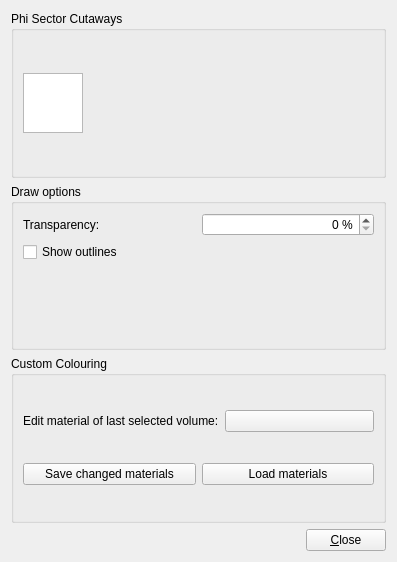
<?xml version="1.0" encoding="UTF-8"?>
<ui version="4.0">
 <class>GeoSysSettingsDisplayForm</class>
 <widget class="QWidget" name="GeoSysSettingsDisplayForm">
  <property name="geometry">
   <rect>
    <x>0</x>
    <y>0</y>
    <width>397</width>
    <height>562</height>
   </rect>
  </property>
  <property name="windowTitle">
   <string>Form</string>
  </property>
  <layout class="QVBoxLayout" name="verticalLayout_2">
   <item>
    <widget class="QGroupBox" name="groupBox">
     <property name="title">
      <string>Phi Sector Cutaways</string>
     </property>
     <layout class="QHBoxLayout" name="horizontalLayout_2">
      <item>
       <widget class="PhiSectionWidget" name="phisectionwidget">
        <property name="sizePolicy">
         <sizepolicy hsizetype="Fixed" vsizetype="Fixed">
          <horstretch>0</horstretch>
          <verstretch>0</verstretch>
         </sizepolicy>
        </property>
        <property name="maximumSize">
         <size>
          <width>60</width>
          <height>60</height>
         </size>
        </property>
       </widget>
      </item>
      <item>
       <spacer name="horizontalSpacer">
        <property name="orientation">
         <enum>Qt::Horizontal</enum>
        </property>
        <property name="sizeHint" stdset="0">
         <size>
          <width>70</width>
          <height>20</height>
         </size>
        </property>
       </spacer>
      </item>
     </layout>
    </widget>
   </item>
   <item>
    <widget class="QGroupBox" name="groupBox_5">
     <property name="title">
      <string>Draw options</string>
     </property>
     <layout class="QVBoxLayout" name="verticalLayout">
      <item>
       <layout class="QHBoxLayout" name="horizontalLayout">
        <item>
         <widget class="QLabel" name="label">
          <property name="text">
           <string>Transparency:</string>
          </property>
         </widget>
        </item>
        <item>
         <widget class="QSpinBox" name="spinBox_transp">
          <property name="alignment">
           <set>Qt::AlignRight|Qt::AlignTrailing|Qt::AlignVCenter</set>
          </property>
          <property name="suffix">
           <string> %</string>
          </property>
          <property name="maximum">
           <number>100</number>
          </property>
          <property name="singleStep">
           <number>5</number>
          </property>
         </widget>
        </item>
       </layout>
      </item>
      <item>
       <widget class="QCheckBox" name="checkBox_showVolumeOutLines">
        <property name="toolTip">
         <string>Decorate shapes with lines at the edges (current only certain shapes such as muon chambers are supported)</string>
        </property>
        <property name="text">
         <string>Show outlines</string>
        </property>
       </widget>
      </item>
      <item>
       <widget class="VP1DrawOptionsWidget" name="widget_drawOptions" native="true"/>
      </item>
     </layout>
    </widget>
   </item>
   <item>
    <widget class="QGroupBox" name="groupBox_colouring">
     <property name="title">
      <string>Custom Colouring</string>
     </property>
     <layout class="QGridLayout" name="gridLayout">
      <item row="0" column="0" colspan="2">
       <layout class="QHBoxLayout" name="_8">
        <item>
         <widget class="QLabel" name="label_13">
          <property name="text">
           <string>Edit material of last selected volume:</string>
          </property>
         </widget>
        </item>
        <item>
         <widget class="VP1MaterialButton" name="matButton_lastSel">
          <property name="toolTip">
           <string>Edit the material of the last picked volume</string>
          </property>
          <property name="text">
           <string/>
          </property>
         </widget>
        </item>
       </layout>
      </item>
      <item row="1" column="0">
       <widget class="QPushButton" name="pushButton_saveChangedMaterials">
        <property name="toolTip">
         <string>Store changed materials into a .vp1geomat file which can be loaded later (hold down CTRL while clicking to store ALL materials, rather than just the ones that do not have default values)</string>
        </property>
        <property name="text">
         <string>Save changed materials</string>
        </property>
       </widget>
      </item>
      <item row="1" column="1">
       <widget class="QPushButton" name="pushButton_loadMaterials">
        <property name="toolTip">
         <string>Load materials from a .vp1geomat file</string>
        </property>
        <property name="text">
         <string>Load materials</string>
        </property>
       </widget>
      </item>
     </layout>
    </widget>
   </item>
   <item>
    <layout class="QHBoxLayout" name="_4">
     <item>
      <spacer>
       <property name="orientation">
        <enum>Qt::Horizontal</enum>
       </property>
       <property name="sizeHint" stdset="0">
        <size>
         <width>40</width>
         <height>20</height>
        </size>
       </property>
      </spacer>
     </item>
     <item>
      <widget class="QPushButton" name="pushButton_close">
       <property name="text">
        <string>&amp;Close</string>
       </property>
      </widget>
     </item>
    </layout>
   </item>
  </layout>
 </widget>
 <customwidgets>
  <customwidget>
   <class>VP1MaterialButton</class>
   <extends>QPushButton</extends>
   <header>VP1Base/VP1MaterialButton.h</header>
  </customwidget>
  <customwidget>
   <class>VP1DrawOptionsWidget</class>
   <extends>QWidget</extends>
   <header>VP1Base/VP1DrawOptionsWidget.h</header>
   <container>1</container>
  </customwidget>
  <customwidget>
   <class>PhiSectionWidget</class>
   <extends>QGraphicsView</extends>
   <header>VP1Base/PhiSectionWidget.h</header>
  </customwidget>
 </customwidgets>
 <resources/>
 <connections/>
</ui>
